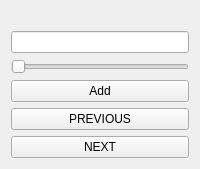
                <widget class="QWidget" name="page_4">
                 <layout class="QVBoxLayout" name="verticalLayout_81">
                  <item>
                   <widget class="QLabel" name="label_124">
                    <property name="styleSheet">
                     <string notr="true">font: 14pt &quot;MS Shell Dlg 2&quot;;</string>
                    </property>
                    <property name="text">
                     <string/>
                    </property>
                    <property name="pixmap">
                     <pixmap resource="f1.qrc">:/newPrefix/skills.jpg</pixmap>
                    </property>
                    <property name="scaledContents">
                     <bool>true</bool>
                    </property>
                    <property name="alignment">
                     <set>Qt::AlignCenter</set>
                    </property>
                   </widget>
                  </item>
                  <item>
                   <widget class="QLineEdit" name="lang_line_edit_f2"/>
                  </item>
                  <item>
                   <widget class="QSlider" name="lang_slider_f2">
                    <property name="maximum">
                     <number>5</number>
                    </property>
                    <property name="pageStep">
                     <number>1</number>
                    </property>
                    <property name="tracking">
                     <bool>false</bool>
                    </property>
                    <property name="orientation">
                     <enum>Qt::Horizontal</enum>
                    </property>
                    <property name="invertedAppearance">
                     <bool>false</bool>
                    </property>
                   </widget>
                  </item>
                  <item>
                   <widget class="QPushButton" name="ADD_LANG_F2">
                    <property name="text">
                     <string>Add</string>
                    </property>
                   </widget>
                  </item>
                  <item>
                   <widget class="QPushButton" name="F1_PREVIOUS_3">
                    <property name="text">
                     <string>PREVIOUS</string>
                    </property>
                   </widget>
                  </item>
                  <item>
                   <widget class="QPushButton" name="F1_NEXT_3">
                    <property name="text">
                     <string>NEXT</string>
                    </property>
                   </widget>
                  </item>
                 </layout>
                </widget>
